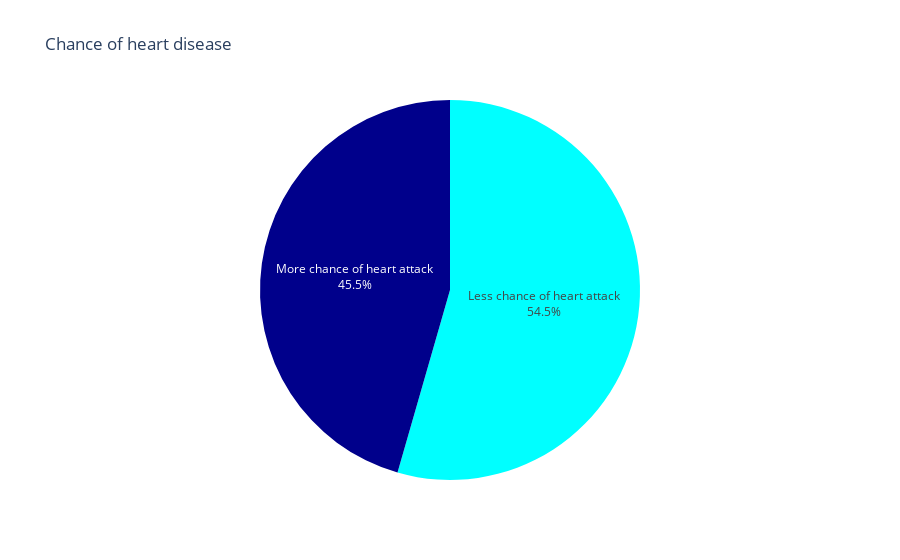

Notebook code cell kept with this figure:
### Markdown cell above
Chance of heartattack.

### Code cell
labels = ["Less chance of heart attack", "More chance of heart attack"]
values = [df[df["HeartDisease"] == 1].count().to_numpy()[0],
         df[df["HeartDisease"] == 0].count().to_numpy()[0]]

fig = go.Figure(data=[go.Pie(labels=labels, 
                             values=values, 
                             marker_colors=['cyan' ,'darkblue'],
                             textinfo='label+percent'
                            )])
fig.update(layout_title_text='Chance of heart disease', layout_showlegend=False)
fig.show()

### Figure 1 — Plotly figure (JSON) as saved in the notebook; plotly's stock layout.template omitted (floating-point values rounded to 4 significant figures)
{"data": [{"labels": ["Less chance of heart attack", "More chance of heart attack"], "marker": {"colors": ["cyan", "darkblue"]}, "textinfo": "label+percent", "type": "pie", "values": [165, 138]}], "layout": {"showlegend": false, "title": {"text": "Chance of heart disease"}}}
